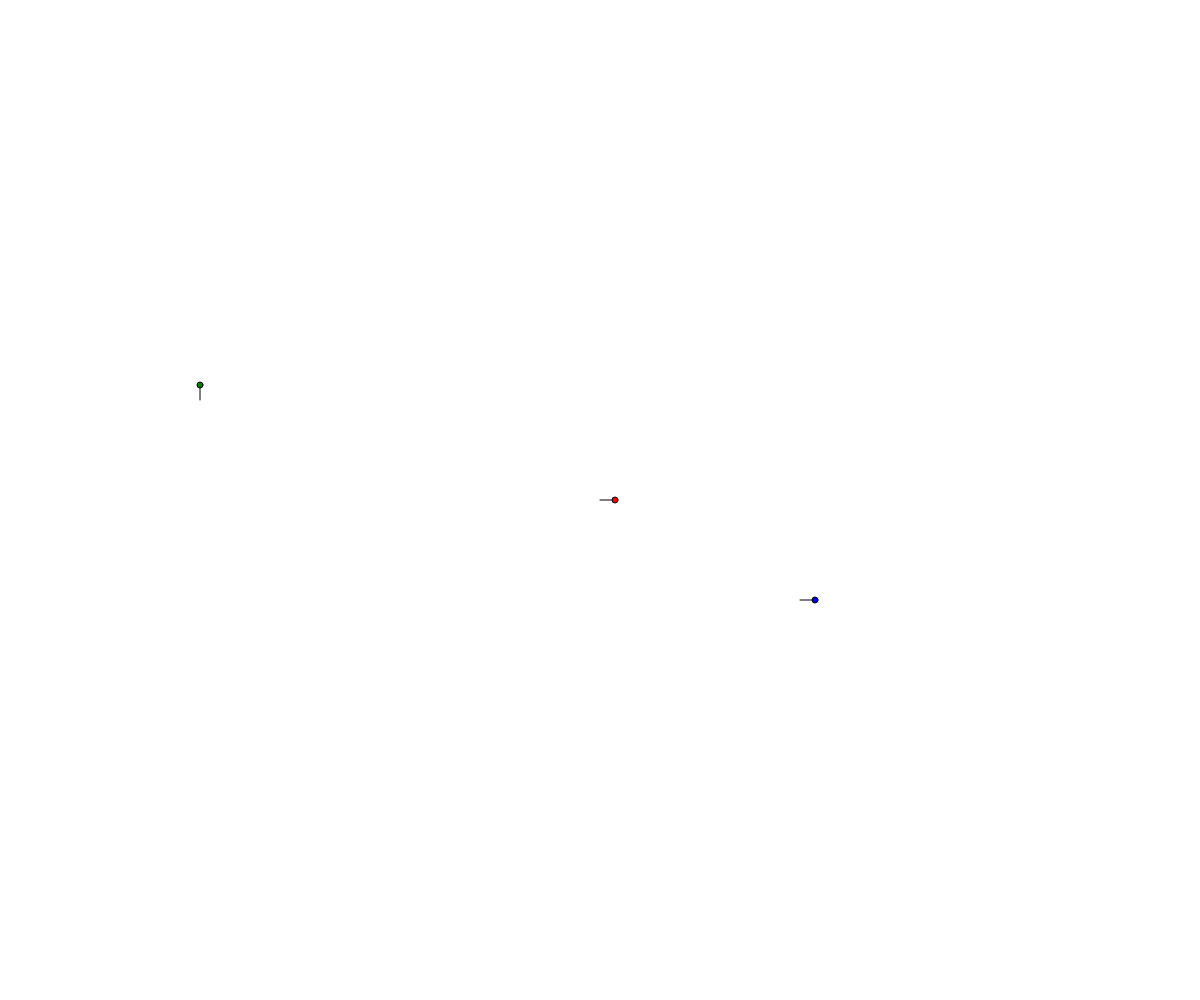
Frame 1 (no input)
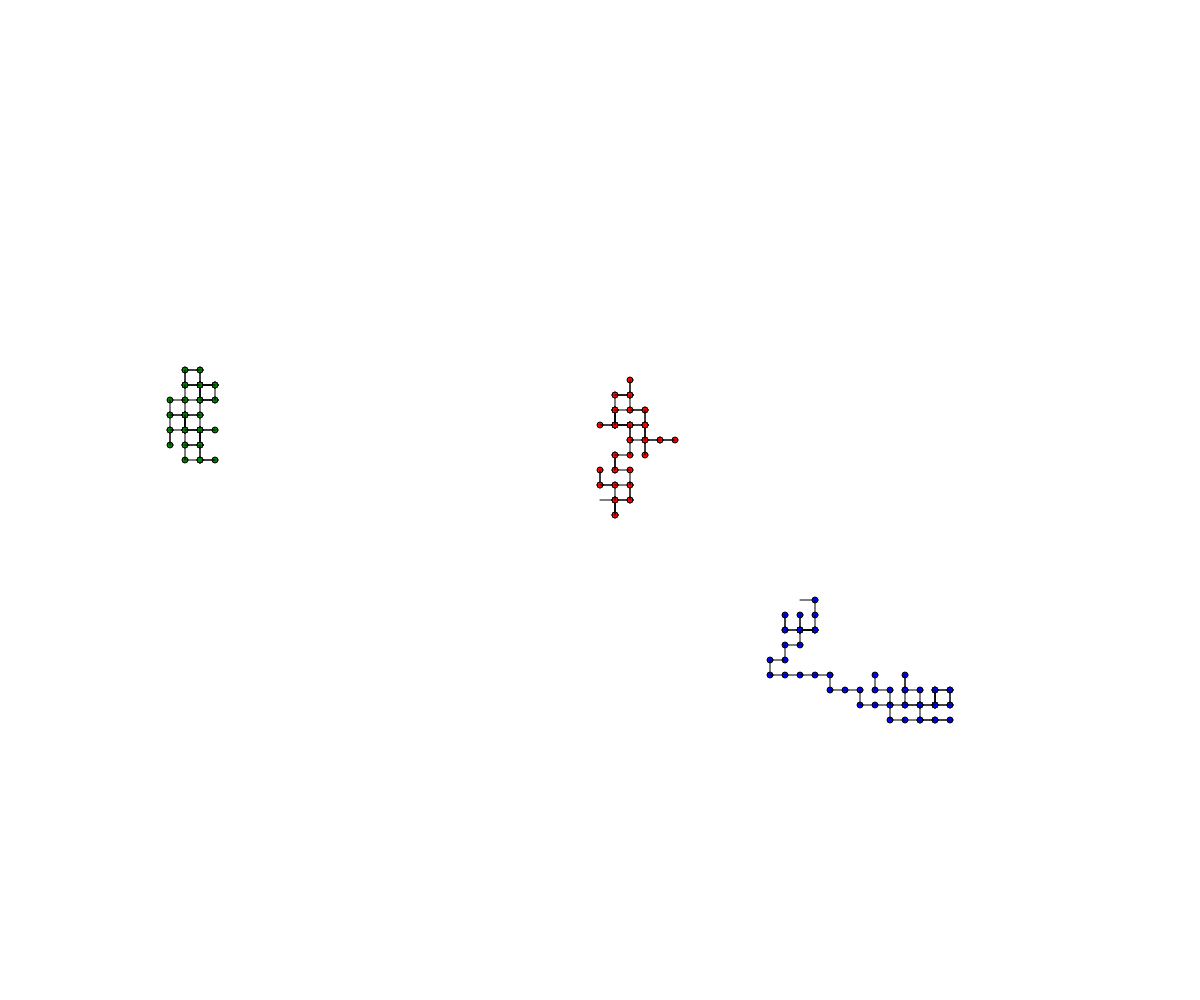
Frame 60 (no input)
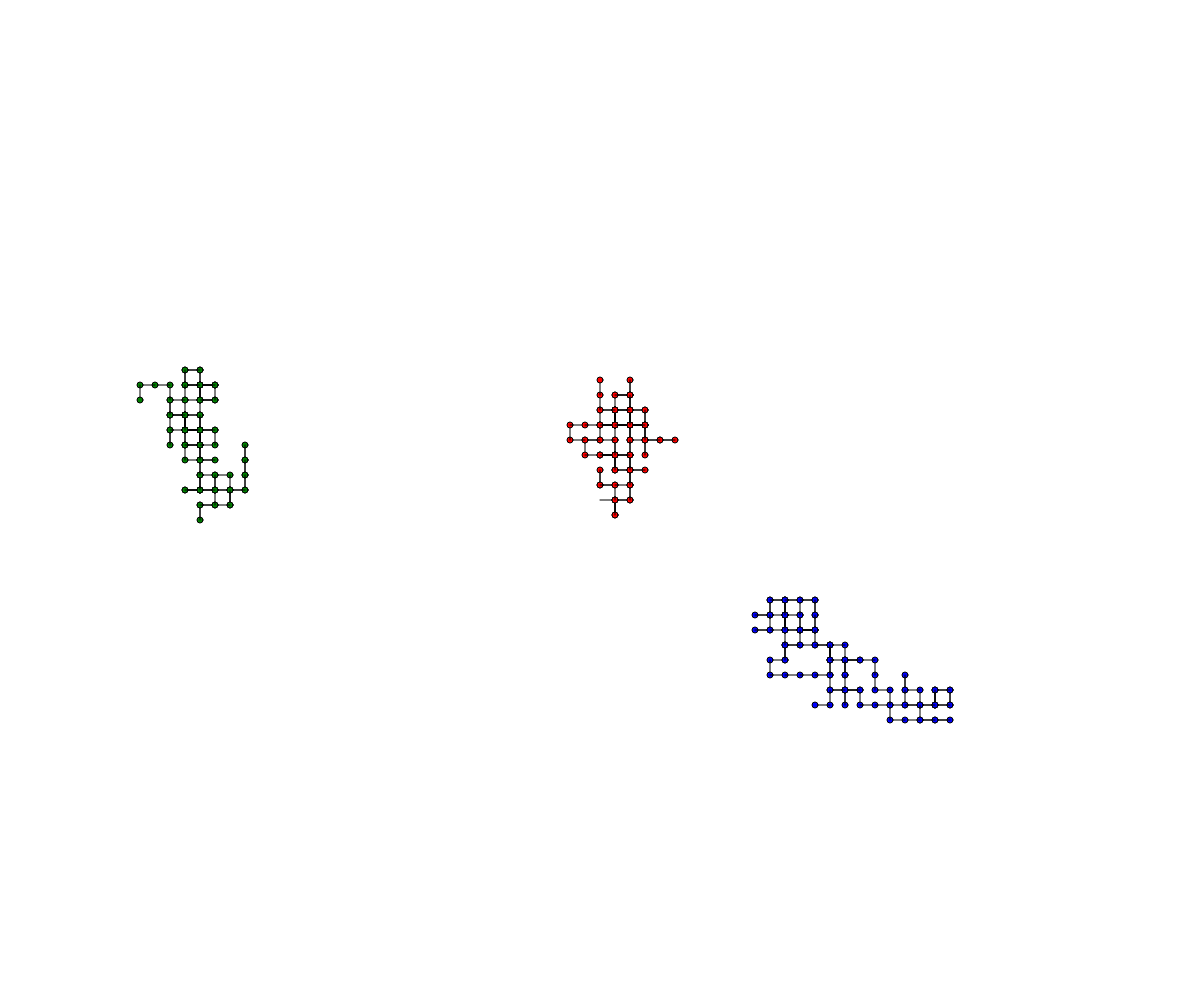
Frame 120 (the mouse pressed at the canvas centre since frame 60)

The p5.js sketch that drew these frames (run headless with seeded random() and noise() and a simulated clock; from frame 60 on, the mouse is pressed at the canvas centre):

// p5.js sketch
// ── sketch.js
// Walker OOP Demo

class Walker {
  constructor(x, y, color) {
    this.x = x;
    this.y = y;
    this.stepSize = 15;
    this.color = color;
    this.radius = 3;
  }

  display() {
    fill(this.color);
    circle(this.x, this.y, this.radius * 2);
  }

  move() {
    let choice = random(100);
    if (choice < 25) {
      // move up
      this.y -= this.stepSize;
      line(this.x, this.y, this.x, this.y + this.stepSize);
    }
    else if (choice < 50) {
      // move down
      this.y += this.stepSize;
      line(this.x, this.y, this.x, this.y - this.stepSize);
    }
    else if (choice < 75) {
      // move right
      this.x += this.stepSize;
      line(this.x, this.y, this.x - this.stepSize, this.y);
    }
    else {
      // move down
      this.x -= this.stepSize;
      line(this.x, this.y, this.x + this.stepSize, this.y);
    }
  }
}

let theOne;
let theTwo;
let theThree;

function setup() {
  createCanvas(windowWidth, windowHeight);

  theOne = new Walker(width / 2, height / 2, "red");
  theTwo = new Walker(200, 400, "green");
  theThree = new Walker(800, 600, "blue");
}

function draw() {
  theOne.move();
  theOne.display();

  theTwo.move();
  theTwo.display();

  theThree.move();
  theThree.display();
}
